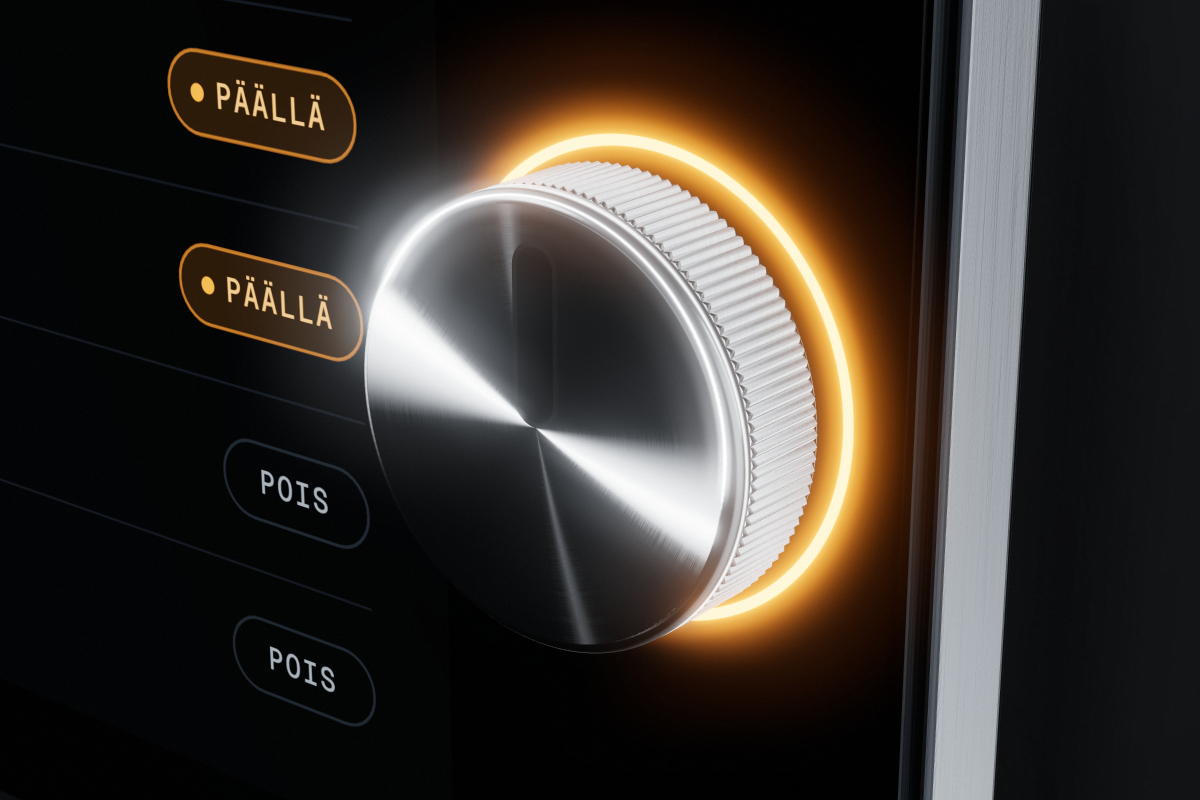
#> input picture launch/print/src/img/r/hxp-knob-macro.jpg, 2400 x 1600 px (shown at 1/2 size)
$ python kenburns.py
#> lines starting #> are read from the running program, lines starting #| are printed output that depends on the picture
"""Smooth Ken Burns moves on the product renders.

ffmpeg's zoompan rounds the crop window to whole pixels, which wobbles on slow moves.
Here every frame is a sub-pixel affine warp (OpenCV, Lanczos) of the 2400x1600 source,
with an ease-in-out curve, piped to ffmpeg as raw frames.

A window is (cx, cy, w): centre in 0..1 of the source, width as a fraction of the
source width; the height follows the output aspect ratio.
"""
from __future__ import annotations

import subprocess
from pathlib import Path

import cv2
import numpy as np

from common import FPS, WORK


def ease(t: float) -> float:
    t = min(1.0, max(0.0, t))
    return t * t * t * (t * (6 * t - 15) + 10)   # smootherstep: zero velocity + acceleration at ends


def load(path: Path) -> np.ndarray:
    im = cv2.imdecode(np.fromfile(str(path), np.uint8), cv2.IMREAD_UNCHANGED)  # non-ASCII-safe
#> im is the input picture: shape (1600, 2400, 3); mean B, G, R 44.6, 49.7, 55.3
    if im.shape[2] == 4:                          # flatten alpha onto the brand black
        a = im[:, :, 3:4].astype(np.float32) / 255
        im = (im[:, :, :3] * a + np.array([14, 12, 10]) * (1 - a)).astype(np.uint8)
    return im


def ring_off(im: np.ndarray) -> np.ndarray:
    """The same render with the amber light switched off: saturated orange pixels lose
    their colour and most of their brightness (glow -> dark titanium)."""
    hsv = cv2.cvtColor(im, cv2.COLOR_BGR2HSV).astype(np.float32)
    h, s, v = hsv[..., 0], hsv[..., 1], hsv[..., 2]
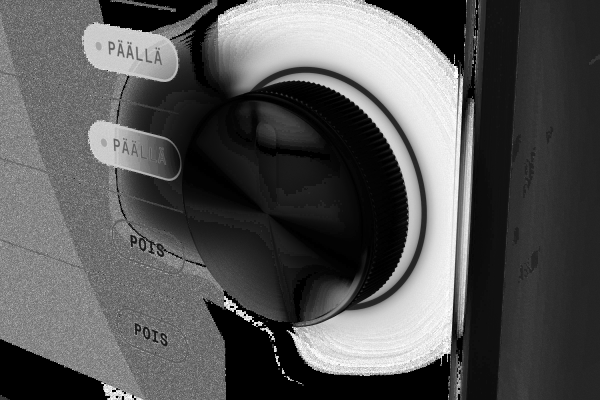
#> s: shape (1600, 2400) float32 (shown at 1/4 size); min 0, max 255, mean 85.5
    w = np.clip((s - 14) / 55, 0, 1) * ((h >= 3) & (h <= 40))
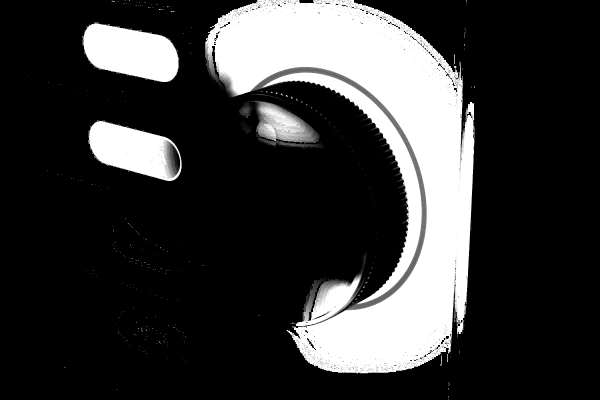
#> w: shape (1600, 2400) float32 (shown at 1/4 size); min 0, max 1, mean 0.22
    w = cv2.GaussianBlur(w.astype(np.float32), (0, 0), 3)
    hsv[..., 1] = s * (1 - w)
    hsv[..., 2] = v * (1 - 0.86 * w)
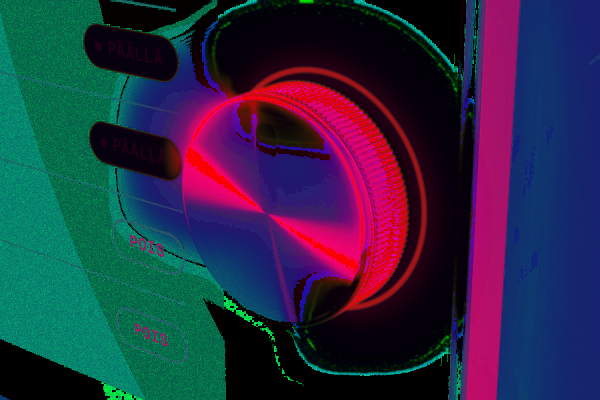
#> hsv: shape (1600, 2400, 3) float32 (shown at 1/4 size); mean B, G, R 70, 43.7, 41.2
    return cv2.cvtColor(hsv.clip(0, 255).astype(np.uint8), cv2.COLOR_HSV2BGR)
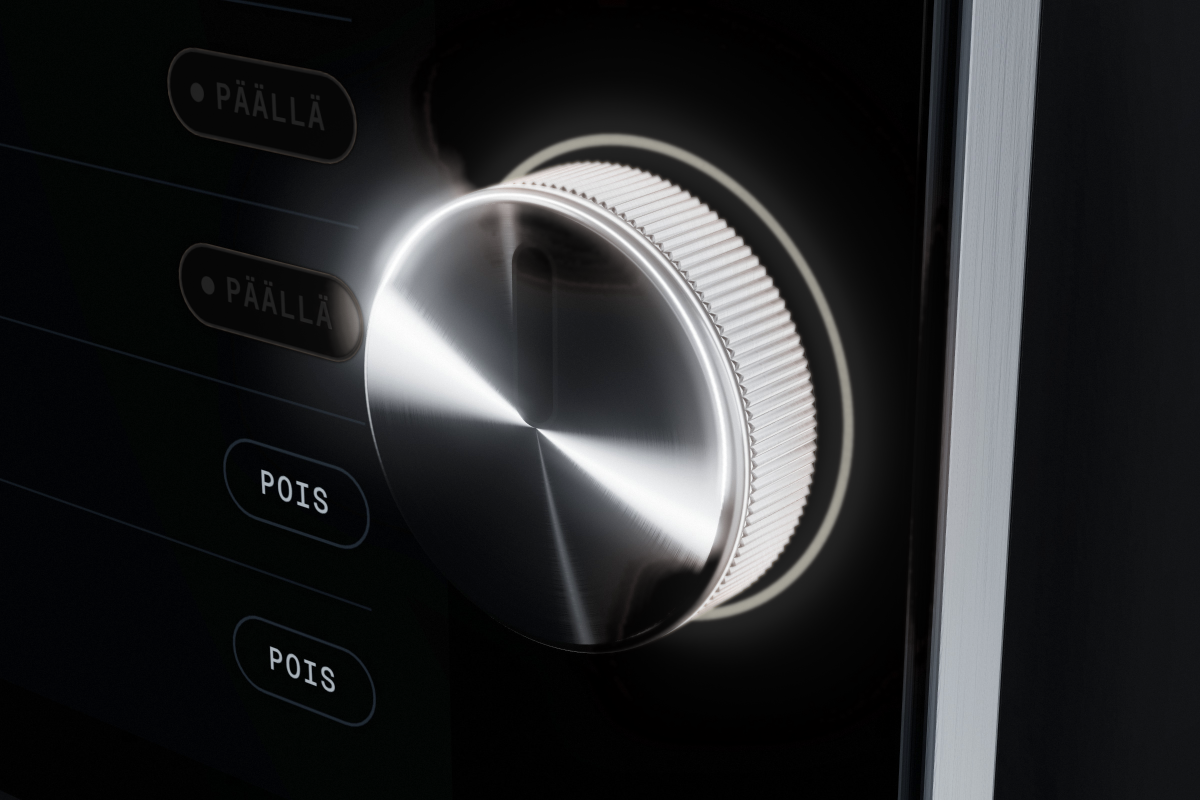
#> returned value: shape (1600, 2400, 3) (shown at 1/2 size); mean B, G, R 41.1, 39.8, 38.9


# [59 lines left out: functions _video_frames, render_kb, not called in this run]


if __name__ == "__main__":   # quick preview of the ring-off variant
    from common import RENDERS
    WORK.joinpath("kb").mkdir(parents=True, exist_ok=True)
    ok, buf = cv2.imencode(".jpg", cv2.resize(ring_off(load(RENDERS / "hxp-knob-macro.png")), (1200, 800)))
    buf.tofile(str(WORK / "kb" / "knob_off_preview.jpg"))
